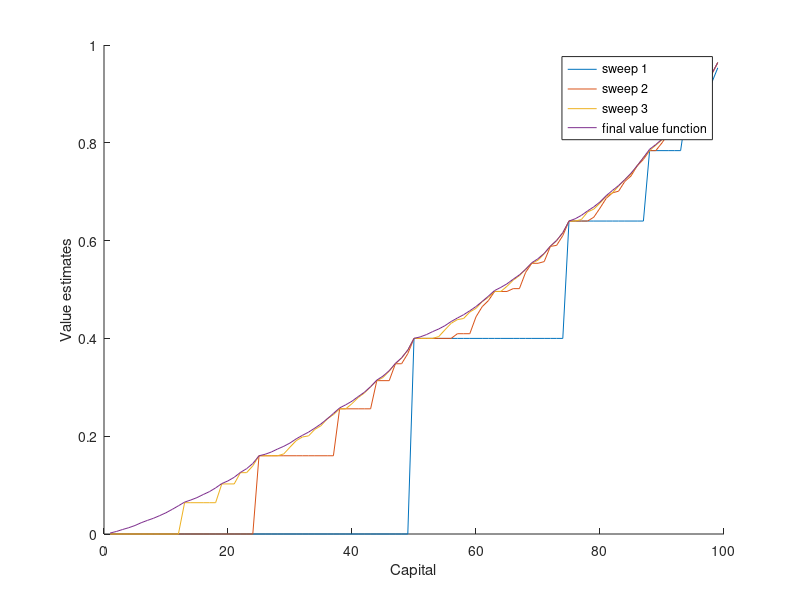
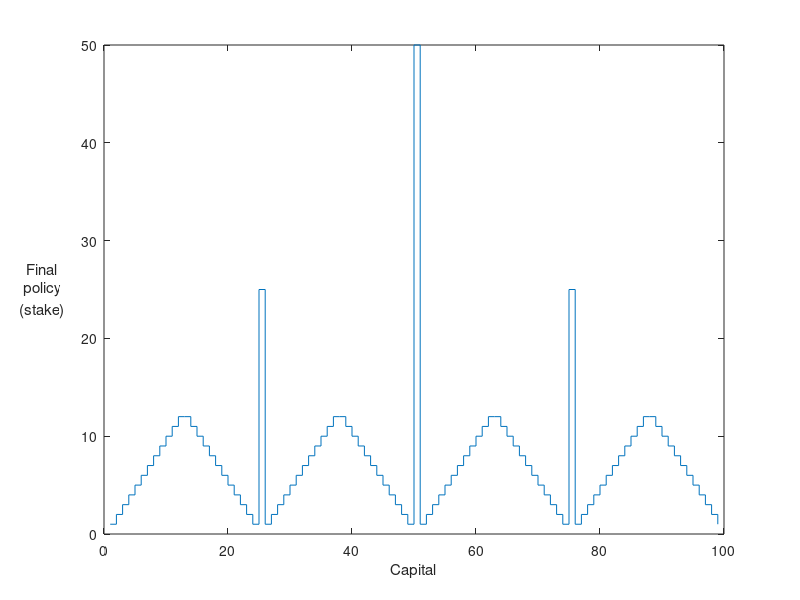

Reproduce these figures in MATLAB, in order.
clear
clc


%% environement variables

probability_heads = 0.4;
probability_tails = 1 - probability_heads;

% amount of money as states
states = 0:100; 
num_states = length(states);

rewards = zeros(num_states,1);
rewards(end) = 1;

%% Value Iteration

% initialize state value function
Vpi = zeros(num_states,1);
Vpi(end) = 0;
gamma = 1; % undiscounted

% iteration parameter
thetaThreshold = 1e-8;
iteration_sweep = [1 2 3 32];
index_sweep = 1;
delta = +inf;
iteration = 0;

% initialize figure
figure(1)
clf
xlabel('Capital')
ylabel('Value estimates');

while delta > thetaThreshold
    iteration = iteration + 1;
    delta = 0;
    
    % loop for each state Non Terminal
    for Si = 2:100
        % Vs old
        Vs = Vpi(Si);
        v = Vs;
        
        state = states(Si);
        
        available_actions = 1:min(state,100-state); 
        
        Qpi = zeros(length(available_actions),1);
        % Vs new, calculate state value function for each actions
        for Ai = 1:length(available_actions)
            
            stakes = available_actions(Ai);
            % changing state
            state_next_heads = min(100,state + stakes);
            state_next_tails = max(0,state - stakes);
            
            next_heads_index = state_next_heads + 1;
            next_tails_index = state_next_tails + 1;
            
            Vpi_heads = Vpi(next_heads_index);
            Vpi_tails = Vpi(next_tails_index);
            
            % get reward
            reward_next_heads = rewards(next_heads_index);
            reward_next_tails = rewards(next_tails_index);
            
            p_heads = probability_heads;
            p_tails = probability_tails;            
            
            Qpi(Ai) =   p_heads * (reward_next_heads + gamma*Vpi_heads) + ...
                        p_tails * (reward_next_tails + gamma*Vpi_tails);
        end
        
        Vs = max(Qpi);
        Vpi(Si) = Vs;
        delta = max(delta,abs(v - Vs));
    end
    
    if index_sweep <= length(iteration_sweep) && iteration == iteration_sweep(index_sweep)
        index_sweep = index_sweep + 1;

        figure(1)
        hold on
        plot(states(2:100),Vpi(2:100))
        hold off
        
    end
end

figure(1)
hold on
plot(states(2:100),Vpi(2:100));
legend('sweep 1','sweep 2','sweep 3','final value function');
hold off

%% output a deterministic policy, Greedy policy

epsilon = 1e-8;
Policy_stakes = zeros(num_states-2,1);

% loop for each state
for Si = 2:100
    
    % Vs old
    Vs = Vpi(Si);
    v = Vs;

    state = states(Si);

    available_actions = 1:min(state,100-state); 

    Qpi = zeros(length(available_actions),1);
    best_value = -Inf;
    best_index = 0;
    % Vs new, calculate state value function for each actions
    for Ai = 1:length(available_actions)

        stakes = available_actions(Ai);
        % changing state
        state_next_heads = min(100,state + stakes);
        state_next_tails = max(0,state - stakes);

        next_heads_index = state_next_heads + 1;
        next_tails_index = state_next_tails + 1;

        Vpi_heads = Vpi(next_heads_index);
        Vpi_tails = Vpi(next_tails_index);

        % get reward
        reward_next_heads = rewards(next_heads_index);
        reward_next_tails = rewards(next_tails_index);

        p_heads = probability_heads;
        p_tails = probability_tails;            

        
        Qpi(Ai) =   p_heads * (reward_next_heads + gamma*Vpi_heads) + ...
                    p_tails * (reward_next_tails + gamma*Vpi_tails);
                
        if (best_value < (Qpi(Ai) - epsilon) )
            best_value = Qpi(Ai);
            best_index = Ai;
        end
    end
    Policy_stakes(Si) = available_actions(best_index);
end

figure(2)
stairs(states(2:100),Policy_stakes(2:100));
xlabel('Capital');
ylabel(sprintf('Final\npolicy\n(stake)'), 'Rotation',0,'Position',[-10,22,-1]);






